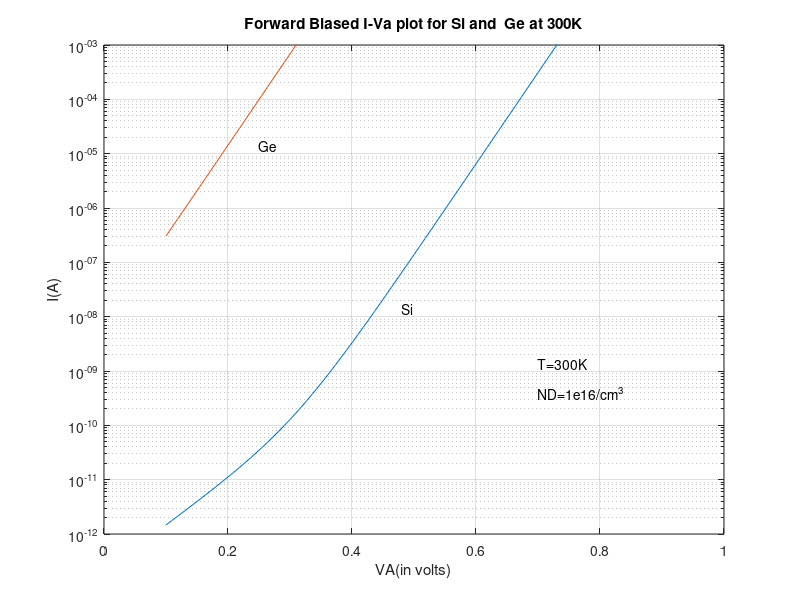

Here is the MATLAB script that generated this plot:
%Problem 1:
%Comparision of the forward bias I-Va  for Si and  Ge
clc
clear
%Defining Constants
T=300;
k=8.617e-5;
e0=8.85e-14;
q=1.602e-19;
Ks=[11.8 16];
ni=[1e10 2.5e13];
up=[437 1500];
EG=[1.12 0.66];
 
%Constants as per given values in the Problem Statement
A=1.0e-4;
ND=1.0e16;
Tn=1.0e-6;
Tp=1.0e-6;
 
%Calculation for I01
DP=k*T.*up;
LP=sqrt(DP.*Tp);
I01=q*A.*(DP./LP.*ni.^2./ND);
disp("Value of I01 is:");
disp(I01);
 
%Calculation for  I02
Vbi=EG/2 + k*T.*log(ND./ni);
W=sqrt(2.*Ks*e0/(q*ND).*Vbi);
I02=q*A.*ni/sqrt(Tn*Tp).*W.*(k*T)./(3.*Vbi./4);
disp("Value of I02 is:");
disp(I02);
 
%Calculation for ISi and IGe
VA=linspace(0.1,1);
ISi= I01(1).*exp(VA./(k*T))+I02(1).*exp(VA./(2*k*T));
IGe=I01(2).*exp(VA./(k*T))+I02(2).*exp(VA./(2*k*T));
close
 
%Plot
semilogy(VA,ISi,VA,IGe,'-');
grid;
axis([0 1 1.0e-12 1.0e-3]);
xlabel('VA(in volts)');
ylabel('I(A)');
text(.7,1.4e-9,'T=300K');
text(.7,4e-10,'ND=1e16/cm^3');
text(.25,1.4e-5,'Ge');
text(.48,1.4e-8,'Si');
title('Forward Biased I-Va plot for Si and  Ge at 300K');

